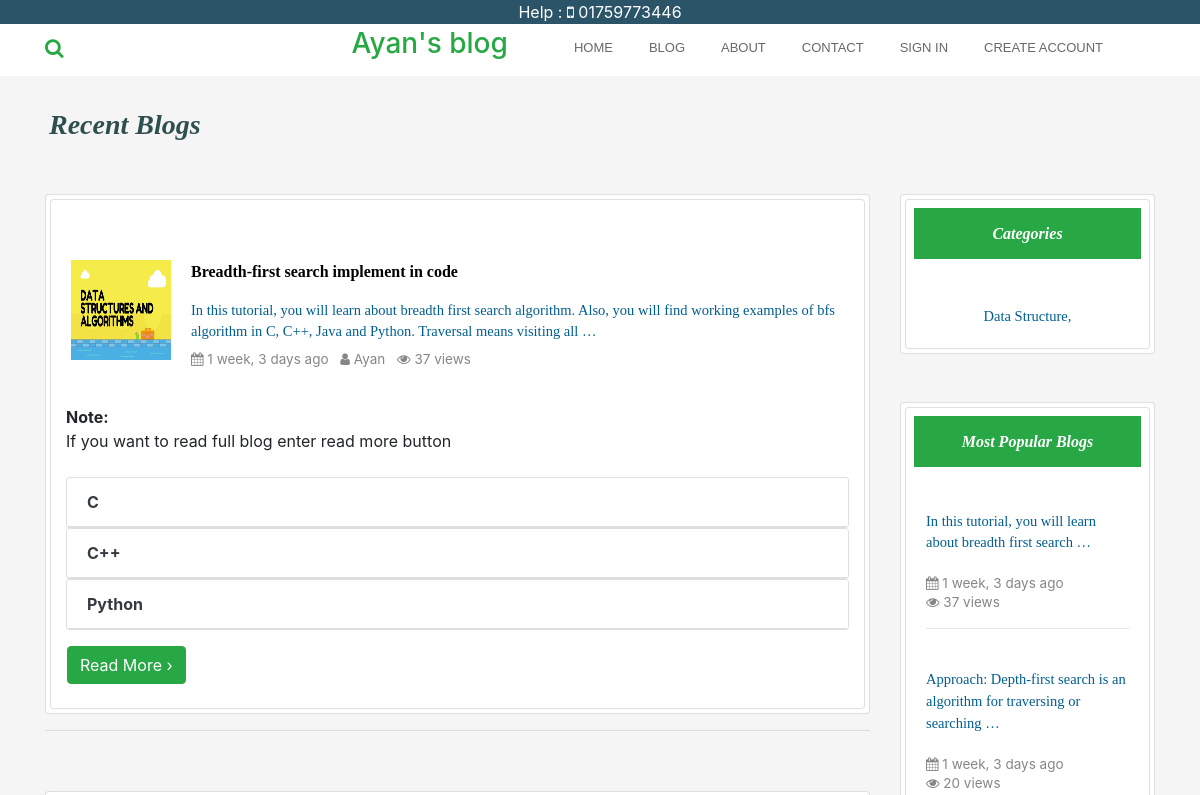
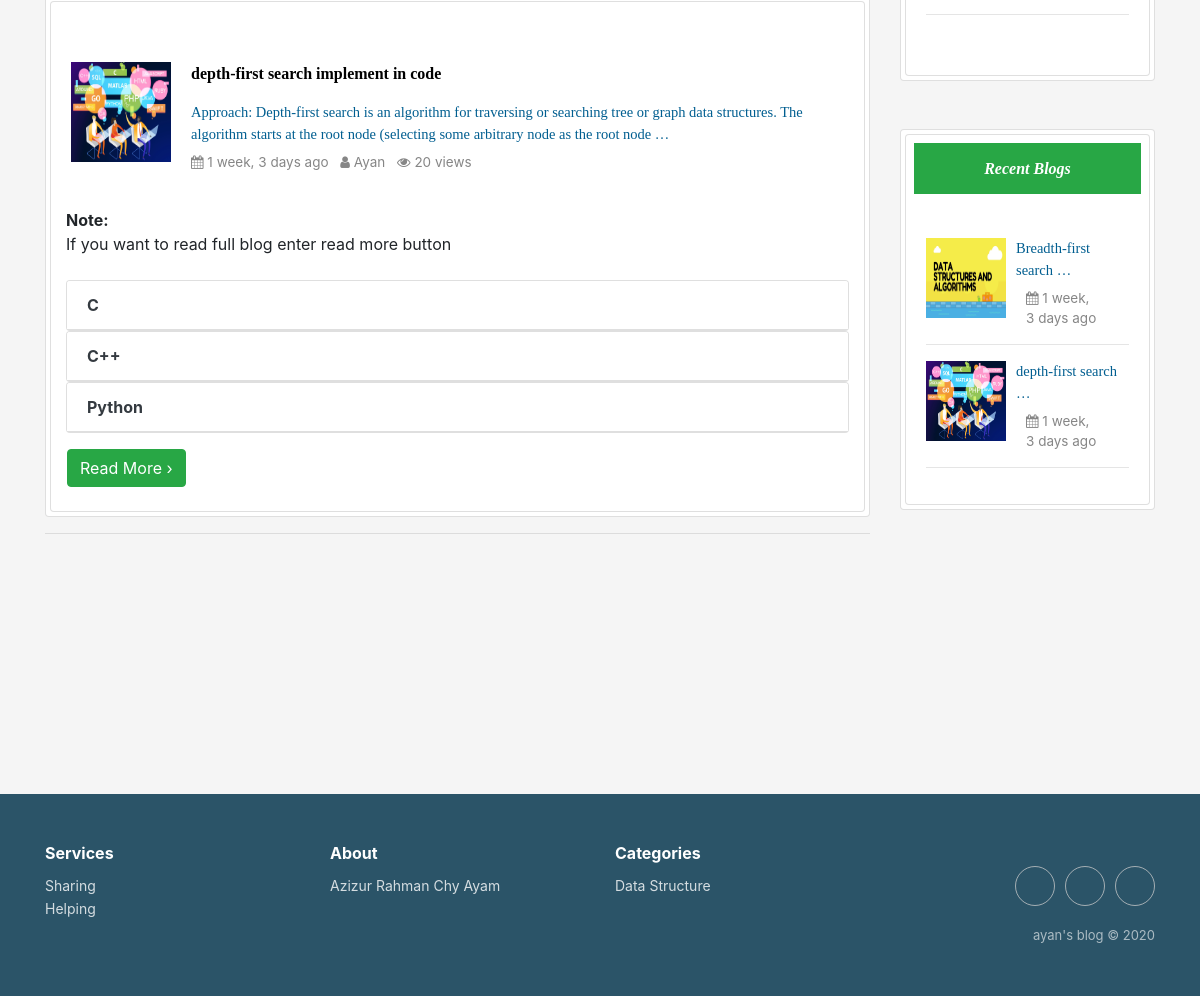
Screenshot of /blog/ with the database file from the repository (2 pictures, top to bottom).
### home/models.py (models this page shows, shortened)
class Post(models.Model):
    category = models.ForeignKey(Category, on_delete=models.CASCADE)
    postAuthor = models.CharField(max_length=200)
    postId = models.AutoField(primary_key=True, auto_created=True)
    postTitle = models.CharField(max_length=200)
    postTimeDate = models.DateTimeField(auto_now_add=True, auto_now=False, blank=True)
    postInC = models.TextField()
    postInCplus = models.TextField()
    postInPython = models.TextField()
    postDescriptions = models.TextField()
    postUrl = models.TextField(blank=True)
    postImage = models.ImageField(blank=True, null=True)
    views = models.IntegerField(default=0)
    def get_photo_url(self):
        if self.postImage and hasattr(self.postImage, 'url'):
            return self.postImage.url
        else:
            return "/static/no.png"

class Category(models.Model):
    category = models.CharField(max_length=200, primary_key=True)

### home/views.py (the view)
# urls.py: path('blog/', views.blog, name='blog'),
def blog(request):
    Posts = Post.objects.all().order_by('-postTimeDate')
    paginator = Paginator(Posts, 4)
    page = request.GET.get('page')
    Recent = Post.objects.all().order_by('-postTimeDate')[0:3]
    Posts = paginator.get_page(page)
    cat = Category.objects.all()
    populer = Post.objects.all().order_by('-views')[0:10]
    tc = Comment.objects.all().count()
    context = {'Posts': Posts,
               'RecentPost': Recent,
               'Categories': cat,
               'Populer': populer,
               'TC': tc,}
    return render(request, 'blog.html', context)

### templates/blog.html (shortened to what this page needs)
{% extends 'base.html' %}
{% load static %}
{% load humanize %}
 {% block body %}
<div class="container mt-3 mb-5">
<div class="row ml-1 mb-1">
  <h3 class="mb-5 mt-3"  id="heading">Recent Blogs</h3>
</div>
    <div class="row">
   <div class="col-sm-9">
    {% for post in Posts %}
<div class="card p-1">
     <div class="card pt-4 pl-0 pb-4 pr-0">
                    <div class="card-body">
                        <div class="mt-3">
                            <img style="float:left;" class="d-inline-block" src="{{ post.get_photo_url }}" height=100;
                                width=100; alt="abc">
                            <a href="{% url 'readMore' post.postId %}">
                                  <p  style="margin-left:120px; "margin-bottom:20px;" id="ph">
                                    {{ post.postTitle |truncatewords:10 }}
                                </p>
                                <p  style="margin-left:120px;" class="text-style">
                                    {{ post.postDescriptions |truncatewords:30 }}
                                </p>
                            </a>
                            <p style="margin-left:120px; margin-top:-10px;" class="description"><i class="fa fa-calendar" aria-hidden="true"></i> {{ post.postTimeDate | naturaltime }} <i class="fa fa-user pl-2" aria-hidden="true"></i>  {{ post.postAuthor }}
                            <i class="fa fa-eye pl-2" aria-hidden="true"></i> {{ post.views }} views
                           </p>
                        </div>
                    </div>
           <div class="container">
   <p class="post d-inline "><strong>Note: </strong> <br>If you want to read full blog enter read more button<br></p><br>
  <div id="accordion">
    <div class="card">
    <a style="font-weight:bold;" class="card-link text-dark" data-toggle="collapse" href="#ayan{{post.postId}}1">
      <div class="card-header bg-white">
          C
      </div>
        </a>
    </div>
    <div class="card">
    <a style="font-weight:bold;" class="collapsed card-link text-dark" data-toggle="collapse" href="#ayan{{post.postId}}2">
      <div class="card-header bg-white">
        C++
      </div>
        </a>
    </div>
    <div class="card">
     <a style="font-weight:bold;"  class="collapsed card-link text-dark" data-toggle="collapse" href="#ayan{{post.postId}}3">
    <div class="card-header bg-white">
          Python
      </div>
        </a>
    </div>
  </div>
</div>
                    <a class="ml-3 mt-3" href="{% url 'readMore' post.postId%}"> <span class="btn btn-success">Read More &rsaquo;</span></a>
        </div>
      </div>
<hr>
{% endfor %}
       </div>
        <div class="col-sm-3 " >
             <div class="card p-1">
             <div class="card promoting-card">
<h6 class="bg-success m-2 p-3 text-center" id="headings">Categories</h6>
  <div class="card-body">
                        <div class="mt-3 text-center">
                             {% for cat in Categories%}
                      <a class="text-style" href="{% url 'categories' cat.category %}"> {{cat.category}},  </a>
                             {% endfor %}
                        </div>
                    </div>
  </div>
</div>
   <div class="card p-1 mt-5">
<div class="card promoting-card">
<h6 class="bg-success m-2  p-3 text-center" id="headings">Most Popular Blogs</h6>
 <div class="card-body">
                        <div class="mt-3">
                             {% for post in Populer%}
                            <a href="{% url 'readMore' post.postId %}">
                                <p    class="text-style">
                                    {{ post.postDescriptions | truncatewords:10 }}
                                </p>
                            </a>
                            <span class="description"><i class="fa fa-calendar" aria-hidden="true"></i> {{ post.postTimeDate | naturaltime }}</span>
                            <p class="description"><i class="fa fa-eye" aria-hidden="true"></i> {{ post.views }} views</p>
<hr>
                            <br>
                             {% endfor %}
                        </div>
                    </div>
</div>
</div>
<div class="card p-1 mt-5">
<div class="card promoting-card">
<h6 class="bg-success m-2  p-3 text-center" id="headings">Recent Blogs</h6>
 <div class="card-body">
                        <div class="mt-3">
                             {% for post in RecentPost%}
                            <img style="float:left;" class="d-inline-block" src="{{ post.get_photo_url }}" height=80;
                                width=80; alt="abc">
                            <a href="{% url 'readMore' post.postId %}">
                                <p  style="margin-left:90px;" class="text-style">
                                    {{ post.postTitle |truncatewords:2 }}
                                </p>
                            </a>
                            <p style="margin-left:100px; margin-top:-10px;" class="description"><i class="fa fa-calendar" aria-hidden="true"></i> {{ post.postTimeDate | naturaltime }}</p>
                            <hr>
                             {% endfor %}
                        </div>
                    </div>
</div>
</div>
</div>
</div>
</div>
 {% endblock body %}

### templates/base.html (shortened to what this page needs)
{% load static %}
<!DOCTYPE html>
<html lang="en">
<head>
  <link rel="stylesheet" href="https://maxcdn.bootstrapcdn.com/bootstrap/4.5.0/css/bootstrap.min.css">
 <link rel="stylesheet" href="https://cdnjs.cloudflare.com/ajax/libs/font-awesome/4.7.0/css/font-awesome.min.css">
  <link rel="stylesheet" href="{% static 'css/style.css' %} ">
  <link rel="stylesheet" href="https://cdnjs.cloudflare.com/ajax/libs/twitter-bootstrap/4.4.1/css/bootstrap.min.css">
  <link rel="stylesheet" href="https://cdnjs.cloudflare.com/ajax/libs/font-awesome/4.7.0/css/font-awesome.min.css">
  <link rel="stylesheet" href="https://cdnjs.cloudflare.com/ajax/libs/ionicons/2.0.1/css/ionicons.min.css">
  <link rel="stylesheet" href="https://cdnjs.cloudflare.com/ajax/libs/Swiper/3.3.1/css/swiper.min.css">
</head>
<body style="background-color:#F5F5F5">
<div style="background-color:#2b5468; color:#fff;" class="text-center">
<p class="mb-0 mt-0">Help : <i class="fa fa-mobile " aria-hidden="true"></i> 01759773446</p>
</div>
    <nav class="navbar sticky-top navbar-light navbar-expand-md navigation-clean-search pb-1 pt-0" style="font-size: 13;">
        <div class="container "><a class="navbar-brand text-success" href="#"><form class="form-inline mr-auto" method="get" action="{% url 'search' %}" target="_self">
                    <div class="form-group"><label for="search-field"><i class="fa fa-search text-success"></i></label><input class="form-control search-field" type="search" id="search-field" name="search">
                    </div>
                </form></a>
                <a style="text-decoration: none;" href="{% url 'home' %}"><h3 class="text-success ml-0">Ayan's blog</h3></a>
            <div class="collapse navbar-collapse"
                id="navcol-1">
                <ul class="nav navbar-nav ml-lg-5">
                    <li class="nav-item" role="presentation"><a class="nav-link" href="{% url 'home' %}">Home</a></li>
                    <li class="nav-item" role="presentation" style="font-size: 13;"><a class="nav-link" href="{% url 'blog' %}" style="font-size: 13;">Blog</a></li>
                    <li class="nav-item" role="presentation"><a class="nav-link" href="{% url 'aboutMe' %}">About</a></li>
					<li class="nav-item" role="presentation"><a class="nav-link" href="{% url 'contact' %}">Contact</a></li>
         {% if user.is_authenticated %}
                        <li class="nav-item dropdown  ">
                        <a class="nav-link dropdown-toggle" href="#" id="navbarDropdown" role="button"
                            data-toggle="dropdown" aria-haspopup="true" aria-expanded="false">
                           <i class="fa fa-user" aria-hidden="true"></i> welcome {{request.user.username}}
                        </a>
                        <div class="dropdown-menu edit-dropdown " aria-labelledby="navbarDropdown">
                            <a class="dropdown-item" href="#">View Profile</a>
                               <a class="dropdown-item" href="{% url 'userLogOut' %}">Logout</a>
                        </div>
                    </li>
                    {% else %}
      <li class="nav-item">
       <a class="nav-link" href="{% url 'userLogIn' %}"  > Sign in</a>
      </li>
      <li class="nav-item">
       <a class="nav-link" href="{% url 'userSignUp' %}" > Create Account</a>
      </li>
      {% endif %}
                </ul>
                </div>
        </div>
    </nav>
     {% block body %}
     {% endblock body %}
 <div class="footer-clean" style="background-color:#2b5468; color:#fff;">
        <footer>
            <div class="container">
                <div class="row justify-content-center">
                    <div class="col-sm-4 col-md-3 item">
                        <h3>Services</h3>
                        <ul>
                            <li><a href="#">Sharing</a></li>
                            <li><a href="#">Helping</a></li>
                        </ul>
                    </div>
                    <div class="col-sm-4 col-md-3 item">
                        <h3>About</h3>
                        <ul>
                            <li><a href="{% url 'aboutMe' %}">Azizur Rahman Chy Ayam</a></li>
                        </ul>
                    </div>
                    <div class="col-sm-4 col-md-3 item">
                        <h3>Categories</h3>
                        <ul>
                            {% for cat in  Categories %}
                            <li><a href="{% url 'categories' cat.category %}">{{cat.category}}</a></li>
                            {% endfor %}
                        </ul>
                    </div>
                    <div class="col-lg-3 item social"><a href="https://www.facebook.com/imayanchy/"></a><a href="mailto:aaziz9642@gmail.com"></a><a href="https://www.linkedin.com/in/azizur-rahman-720636165"></a>
                        <p class="copyright">ayan's blog © 2020</p>
                    </div>
                </div>
            </div>
        </footer>
    </div>
</body>
</html>

### static/css/style.css (style rules this page uses)
#heading { font-family:bitter,georgia,"times new roman",times,serif; font-weight:bold; color:#2F4F4F; font-style: italic }
#headings { font-family:bitter,georgia,"times new roman",times,serif; font-weight:bold; color:#ffffff; font-style: italic }
.description { color:#868686; font-size: 13.5px; margin-top:-2px; }
.text-style { font-family:bitter,georgia,"times new roman",times,serif; color:#005E90; font-size: 14.5px; }
#ph { font-family:bitter,georgia,"times new roman",times,serif; font-weight:bold; color:black; }
.features-boxed .features,.footer-clean { padding:50px 0 }
.footer-clean { background-color:#fff;color:#4b4c4d }
.footer-clean h3 { margin-top:0;margin-bottom:12px;font-weight:700;font-size:16px }
.footer-clean ul { padding:0;list-style:none;line-height:1.6;font-size:14px;margin-bottom:0 }
.footer-clean ul a { color:inherit;text-decoration:none;opacity:.8 }
.footer-clean .item.social { text-align:right }
.footer-clean .item.social>a { font-size:24px;width:40px;height:40px;line-height:40px;display:inline-block;text-align:center;border-radius:50%;border:1px solid #ccc;margin-left:10px;margin-top:22px;color:inherit;opacity:.75 }
.footer-clean .copyright { margin-top:14px;margin-bottom:0;font-size:13px;opacity:.6 }
.navigation-clean-search { background:#fff;padding-top:.75rem;padding-bottom:.75rem;color:#333;border-radius:0;box-shadow:none;border:none;margin-bottom:0 }
@media (min-width:768px) { .navigation-clean-search { padding-top:1rem;padding-bottom:1rem } }
.navigation-clean-search .navbar-brand { font-weight:700;color:inherit }
.navigation-clean-search .form-inline,.navigation-clean-search .navbar-collapse { border-top-color:#ddd }
.navigation-clean-search.navbar .navbar-nav .nav-link { padding-left:18px;padding-right:18px }
.navigation-clean-search.navbar-light .navbar-nav .nav-link { color:#465765 }
.navigation-clean-search .form-inline label { color:#ccc }
.navigation-clean-search .form-inline .search-field { background:0 0;border:none;border-bottom:1px solid transparent;border-radius:0;box-shadow:none;color:inherit;transition:border-bottom-color .3s }

### templates/base.html (style rules this page uses)
.navbar .nav-link { font-size: 13px !important; font-family: "Gotham SSm",Helvetica,Arial,sans-serif !important; line-height: 1.42857 !important; color: #686868 !important; text-transform: uppercase; text-align: left; text-size-adjust: 100%; }

### rows the page displays
Post: get_photo_url (picture), postTitle "Breadth-first search implement in code", postDescriptions "In this tutorial, you will learn about breadth first search algorithm. Also, you will find working examples of bfs algorithm in C, C++, Java and Python. Traversal means visiting all …", postTimeDate "1 week, 3 days ago", postAuthor "Ayan", views "37", postDescriptions "In this tutorial, you will learn about breadth first search …", postTitle "Breadth-first search …"
Post: get_photo_url (picture), postTitle "depth-first search implement in code", postDescriptions "Approach: Depth-first search is an algorithm for traversing or searching tree or graph data structures. The algorithm starts at the root node (selecting some arbitrary node as the root node …", postTimeDate "1 week, 3 days ago", postAuthor "Ayan", views "20", postDescriptions "Approach: Depth-first search is an algorithm for traversing or searching …", postTitle "depth-first search …"
Category: category "Data Structure"
